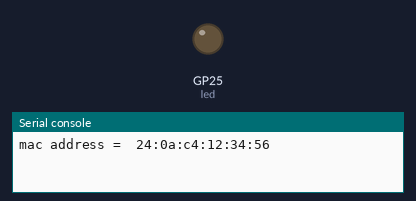
Recording of a program running on a simulated Raspberry Pi Pico running MicroPython. Parts: output pins drawn as LEDs (lit = HIGH), the last lines printed to the serial console. WiFi joins after 1.5 s; a WiFi scan finds one network, HomeNet. At 4.0 s the program stops and its outputs stay as they are.

Above: at 0.1 s.
At 4.1 s:
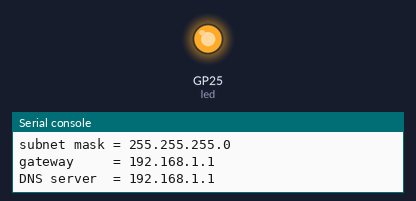
Timing chart, 0 to 5.5 s (numbered marks = the images above):
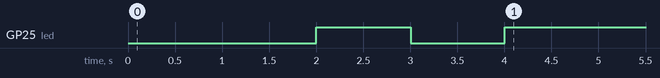

Measured:
- by itself, GP25 (led): LOW → HIGH at 2.0 s, → LOW 1.0 s later, → HIGH 1.0 s later

The program:

PicoW_wifi_3.py
```python
import time
import network
import machine
import rp2
import ubinascii

led = machine.Pin("LED", machine.Pin.OUT)
rp2.country('GB')

wlan = network.WLAN(network.STA_IF)
wlan.active(True)

mac = ubinascii.hexlify(network.WLAN().config('mac'),':').decode()
print("mac address = ", mac)
wlan_scan = wlan.scan()
for net in wlan_scan:
    print(net)
wlan.connect('Ardfern Motorhome Park', 'ARDFERNMP')

# Wait for connect or fail
max_wait = 10
while max_wait > 0:
    wlan_status = wlan.status() # check what happened
    if wlan_status < 0 or wlan_status >= 3:
        break
    max_wait -= 1
    print("waiting for connection, failing in", max_wait, "seconds...")
    led.toggle()
    time.sleep(1)

if wlan_status == 3: # connected OK
    led.on()
    status = wlan.ifconfig()
    print("connected to:", wlan.config('essid'))
    print("channel     =", wlan.config('channel'))
#    print("essid       =", wlan.config('essid'))
    print("tx power    =", wlan.config('txpower'))
    print("ip addr     =", status[0] )
    print("subnet mask =", status[1] )
    print("gateway     =", status[2] )
    print("DNS server  =", status[3] )
else: # failed to connect
    led.off()
    raise RuntimeError("network connection failed, status = " + str(wlan_status))
```
